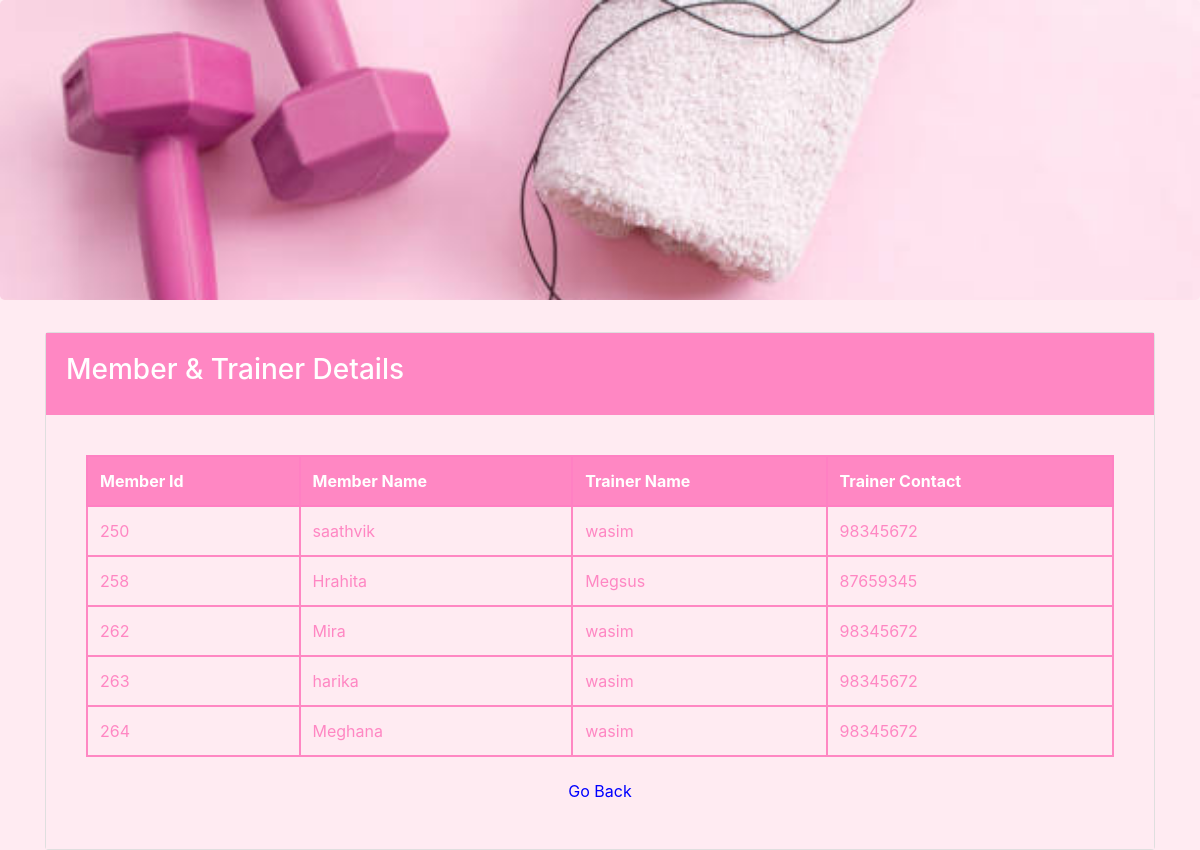
/trainer_package.php, run on the app's committed database.
### tables this page shows
CREATE TABLE `members` (
  `fname` varchar(40) NOT NULL,
  `lname` varchar(40) NOT NULL,
  `email` varchar(40) NOT NULL,
  `member_id` int(11) NOT NULL,
  `Trainer_id` int(11) DEFAULT NULL,
  `Package_id` int(11) DEFAULT NULL,
  `start_date` date DEFAULT NULL,
  `end_date` date DEFAULT NULL
);

CREATE TABLE `trainer` (
  `Trainer_id` int(11) NOT NULL,
  `Name` varchar(40) NOT NULL,
  `phone` int(100) NOT NULL
);

### func.php (the view, shortened to what this page needs)
<?php
$con = mysqli_connect("localhost", "root", "", "loginsystem");
if (!function_exists('get_member_trainer')) {
    function get_member_trainer() {
        global $con;
        $query = "
            SELECT m.Member_id, m.fname AS Member_Name,
                   t.Name AS Trainer_Name, t.phone AS Trainer_Contact
            FROM Members m
            INNER JOIN trainer t ON m.Trainer_id = t.Trainer_id
        ";
        $result = mysqli_query($con, $query);
        if (mysqli_num_rows($result) > 0) {
            while ($row = mysqli_fetch_array($result)) {
                $member_id = $row['Member_id'];
                $member_name = $row['Member_Name'];
                $trainer_name = $row['Trainer_Name'];
                $trainer_contact = $row['Trainer_Contact'];
                echo "<tr>
                        <td style='border: 2px solid #ff87c3;'>$member_id</td>
                        <td style='border: 2px solid #ff87c3;'>$member_name</td>
                        <td style='border: 2px solid #ff87c3;'>$trainer_name</td>
                        <td style='border: 2px solid #ff87c3;'>$trainer_contact</td>
                      </tr>";
            }
        } else {
            echo "<tr><td colspan='5' style='text-align: center;'>No records found</td></tr>";
        }
    }
}
?>

### data on the page
members: member_id "250", fname "saathvik", Trainer.Name "wasim", Trainer.phone "98345672"
members: member_id "258", fname "Hrahita", Trainer.Name "Megsus", Trainer.phone "87659345"
members: member_id "262", fname "Mira", Trainer.Name "wasim", Trainer.phone "98345672"
members: member_id "263", fname "harika", Trainer.Name "wasim", Trainer.phone "98345672"
members: member_id "264", fname "Meghana", Trainer.Name "wasim", Trainer.phone "98345672"
